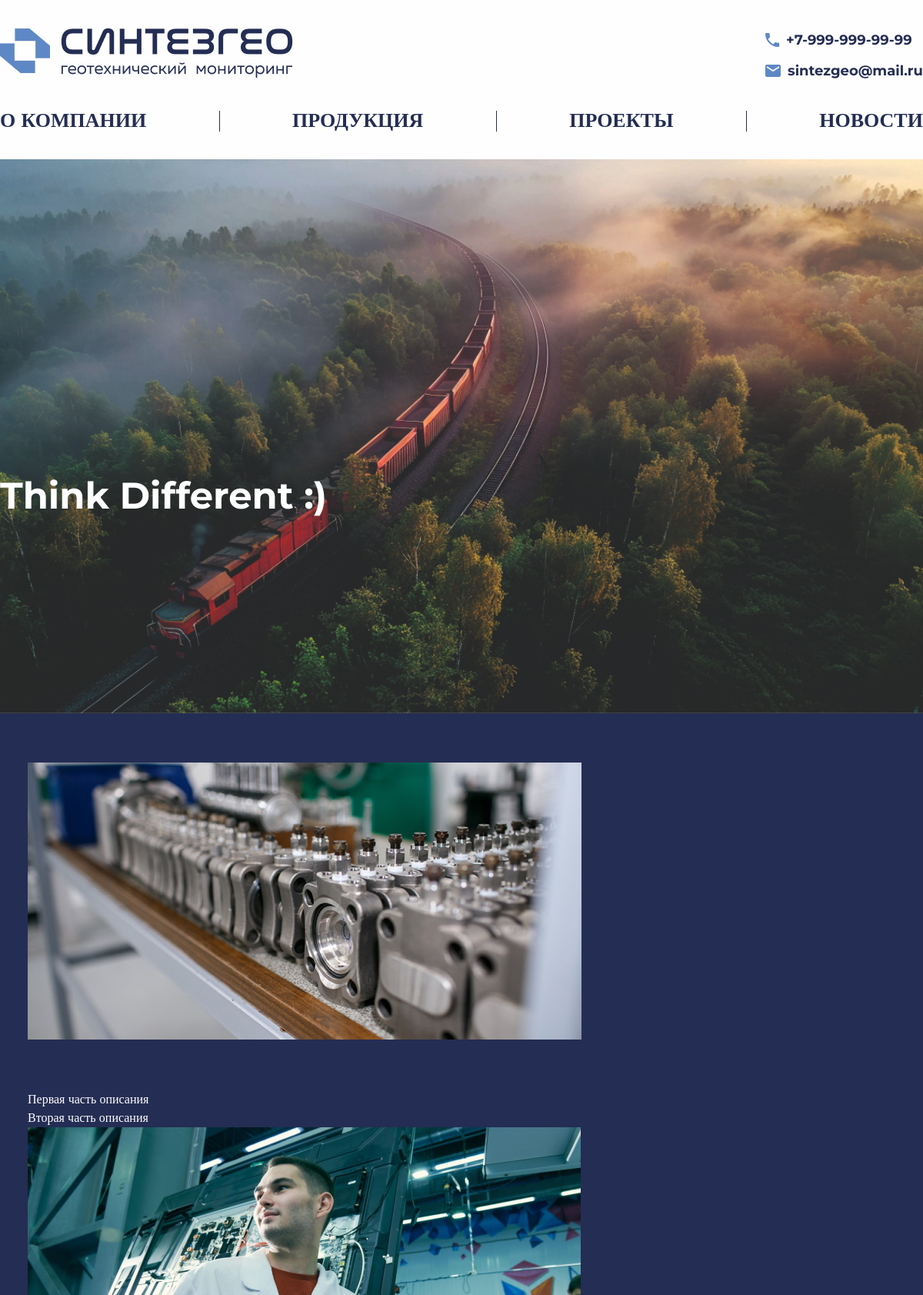
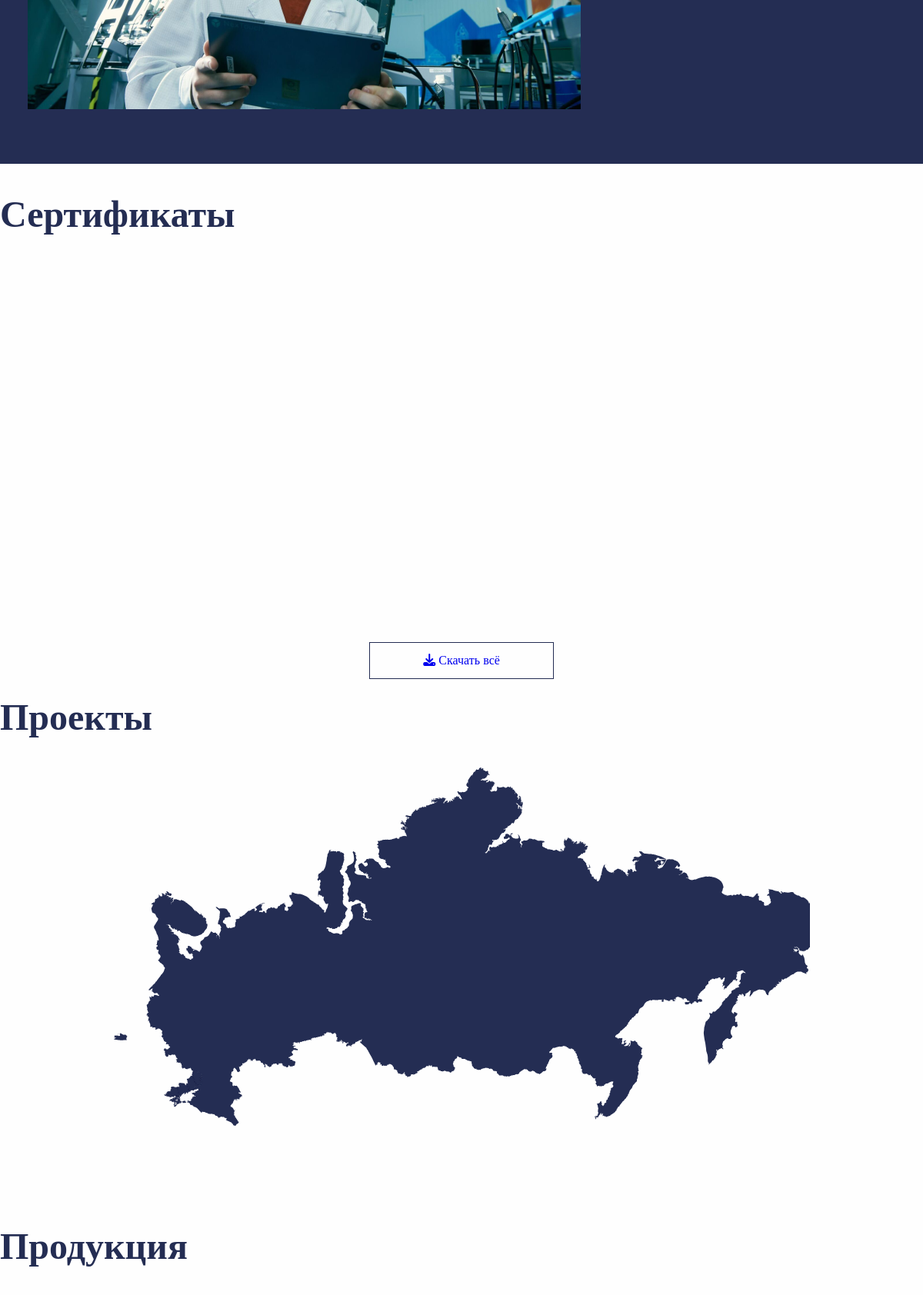
The page / (upper part) on the database its author committed (2 pictures, top to bottom).
### content/models.py (models this page shows)
class About(models.Model):
    phone = models.TextField(
        verbose_name='Номер телефона')
    email = models.EmailField(
        verbose_name='Адрес электронной почтой')
    address = models.TextField(
        default=None,
        verbose_name='Адрес предприятия')
    slogan = models.TextField(
        verbose_name="Слоган")
    description_1 = models.TextField(
        verbose_name="Описание 'О компании' для первого блока главной страницы")
    description_2 = models.TextField(
        verbose_name="Описание 'О компании' для второго блока главной страницы")
    class Meta:
        verbose_name = 'О нас'

### api/views.py (the view)
# urls.py: path('', index_view, name='index'),
def index_view(request):
    products = Product.objects.all()  # Получаем все продукты
    projects = Project.objects.all()  # Получаем все проекты
    about = About.objects.first()
    return render(request, 'main/index.html', {
        'products': products,
        'projects': projects,
        'about': about,  # Передаем экземпляр About в контекст
    })

### templates/main/index.html (shortened to what this page needs)
{% extends 'main/base.html' %}
{% load static %}
{% block content %}
{% include '../includes/banner.html' %}
{% include '../includes/about_us.html' %}
{% include '../includes/sertificates.html' %}
{% include '../includes/projects.html' %}
<section class="products">
    <div class="container">
        <h2 class="section__title products__title">
            <a href="{% url 'products' %}" class="section__title__link about-us__title__link">Продукция</a>
        </h2>
    </div>
</section>
{% endblock %}

### templates/includes/banner.html
<section class="banner">
    <div class="container">
        <div class="banner__wrapper">
            <div class="banner__title">
                {{ about.slogan }}
            </div>
        </div>
    </div>
</section>

### templates/includes/about_us.html
{% load static %}
<section class="about-us scroll_animate">
    <div class="container">
        <div class="about-us__row">
            <div class="about-us__column about-us__column__left">
                <img src="{% static 'main/src/img/about-us-1.png' %}" class="about-us__column__img" alt="О компании">
            </div>
            <div class="about-us__column about-us__column__right">
                <div class="about-us__column__wrapper">
                    <h2 class="section__title about-us__title">
                        <a href="#" class="section__title__link about-us__title__link">О компании</a>
                    </h2>
                    <p class="about-us__column__content">
                        {{ about.description_1 }}
                    </p>
                </div>
            </div>
        </div>
        <div class="about-us__row">
            <div class="about-us__column about-us__column__left">
                <div class="about-us__column__wrapper">
                    <div class="about-us__column__text">
                        <p class="about-us__column__content">
                            {{ about.description_2 }}
                        </p>
                    </div>
                </div>
            </div>
            <div class="about-us__column about-us__column__right">
                <img src="{% static 'main/src/img/about-us-2.png' %}" class="about-us__column__img" alt="О компании">
            </div>
        </div>
    </div>
</section>

### static/main/css/style.css (style rules this page uses)
:root { --color-dark: #000; --color-light: #fefefe; --color-accent: #242D53; --color-accent-rgba: rgba(36, 45, 83, 0.2); --color-accent-blue: #5E88C5; --transition-duration: .3s; --transition-timing-function: ease-in; }
* { margin: 0; padding: 0; box-sizing: border-box; }
html { font-size: 62.5%; scroll-behavior: smooth; }
body { font-size: 1.6rem; line-height: 2.4rem; font-family: "Montserrat", serif; background-color: var(--color-light); }
img { display: inline-block; }
a { text-decoration: none; transition-duration: var(--transition-duration); transition-timing-function: var(--transition-timing-function); }
.container { max-width: 1368px; width: 100%; margin: 0 auto; overflow: hidden; }
.section__title { font-size: 4.8rem; font-weight: 700; line-height: 5.9rem; color: var(--color-accent); }
.section__title a { color: var(--color-accent); }
.section__title__link { display: inline-flex; align-items: center; gap: 8px; }
.banner { position: relative; height: 72rem; color: var(--color-light); background: url(../src/img/banner.png) center no-repeat; background-size: cover; }
.banner__wrapper { display: flex; flex-direction: column; padding-top: 41rem; z-index: 100; }
.banner__title { width: 72.8rem; font-size: 4.8rem; line-height: 5.4rem; font-weight: 700; }
.products { min-height: 71.5rem; padding-top: 6.4rem; padding: 6.4rem 2rem; overflow: hidden; color: var(--color-accent); margin-bottom: 64px; }
.products__title { margin-bottom: 3.6rem; }
.products, .projects { padding: 2rem 0 7.1rem 0; }
.about-us { background-color: var(--color-accent); padding: 6.4rem 3.6rem; color: var(--color-light); margin-bottom: 3.6rem; }
.about-us__title { font-size: 3.6rem; }

### rows shown on the page
About: slogan "Think Different :)", description_1 "Первая часть описания", description_2 "Вторая часть описания"
